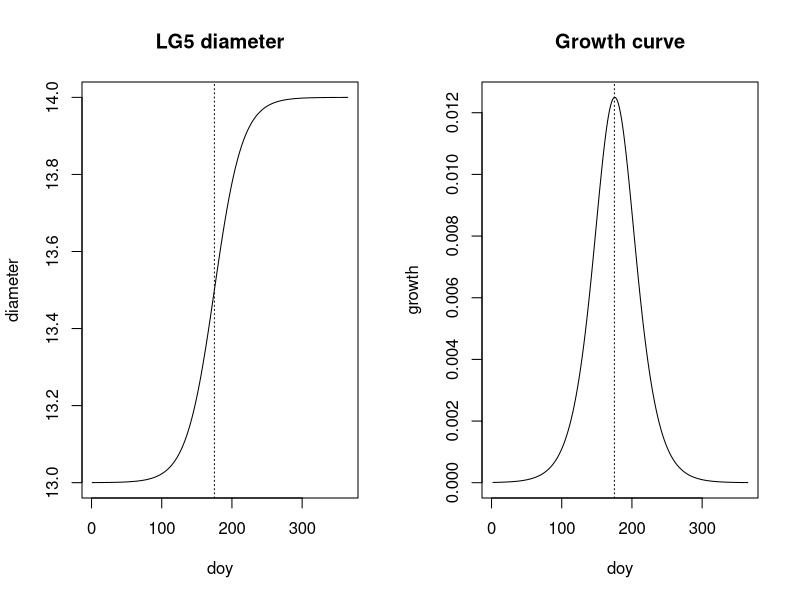
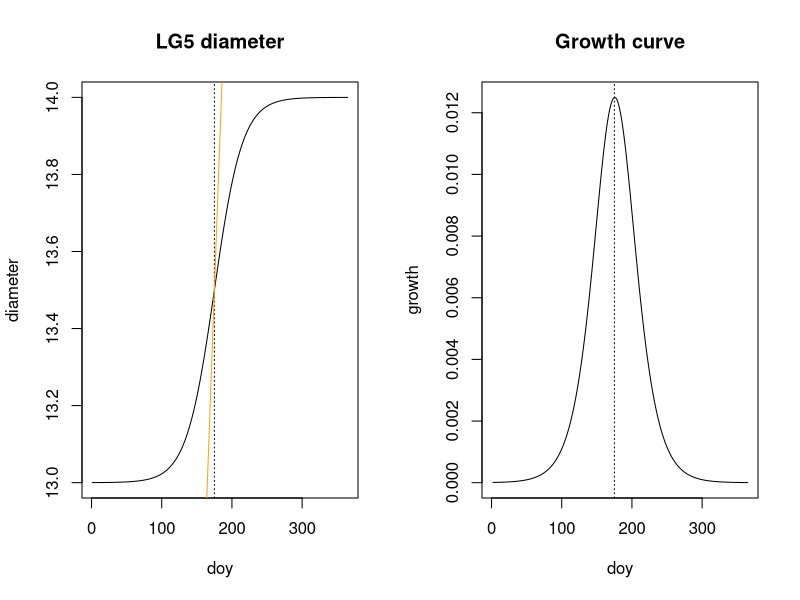
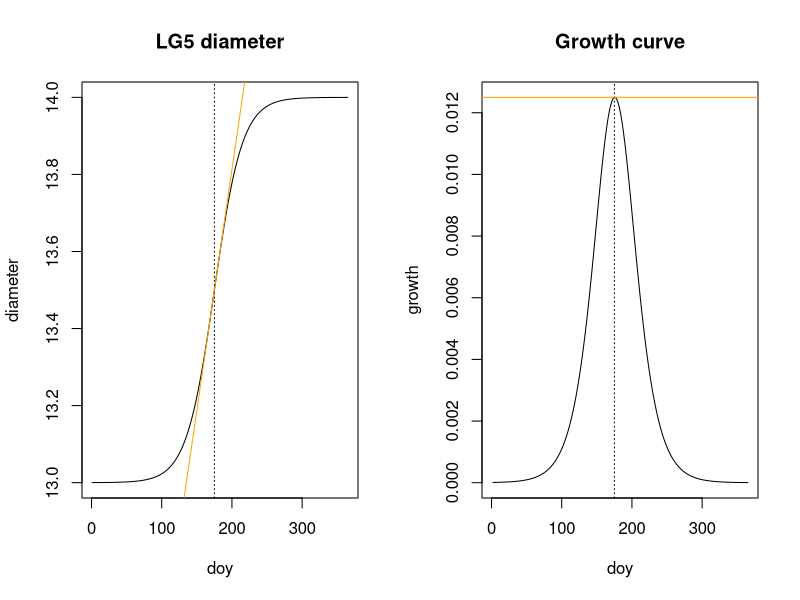

These charts were generated, in order, by the following R code:
## ---- chunk 1
knitr::opts_chunk$set(echo = TRUE, echo = FALSE)
library(tidyverse)
## ---- chunk 2
lg5.pred <- function(params, doy) {
  L <- params[1] # min(dbh, na.rm = T)
  K <- params[2]
  doy.ip <- params[3]
  r <- params[4]
  theta <- params[5]
  dbh <- vector(length = length(doy))
  dbh <- L + ((K - L) / (1 + 1 / theta * exp(-(r * (doy - doy.ip) / theta))^theta))
  return(dbh)
}
## ---- chunk 3
L <- 13
K <- 14
doy.ip <- 175
r <- 0.05
theta <- 1
## ---- chunk 4
params <- c(L, K, doy.ip, r, theta)
dbh_growth_values <- tibble(doy = seq(from = 1, to = 365)) %>%
  mutate(
    diameter = lg5.pred(params, doy),
    growth = diameter - lag(diameter)
  )

par(mfrow=c(1, 2))
plot(dbh_growth_values$doy, dbh_growth_values$diameter, type = "l", 
     main = "LG5 diameter", xlab = "doy", ylab = "diameter")
abline(v = doy.ip, lty = "dotted")
plot(dbh_growth_values$doy, dbh_growth_values$growth, type = "l", 
     main = "Growth curve", xlab = "doy", ylab = "growth")
abline(v = doy.ip, lty = "dotted")
## ---- chunk 5
# Compute diameter at doy.ip, then solve for intercept via y = mx + b 
y <- lg5.pred(params, doy.ip)
intercept <- y - r*doy.ip

par(mfrow=c(1, 2))
plot(dbh_growth_values$doy, dbh_growth_values$diameter, type = "l", 
     main = "LG5 diameter", xlab = "doy", ylab = "diameter")
abline(v = doy.ip, lty = "dotted")
abline(intercept, r, col = "orange")
plot(dbh_growth_values$doy, dbh_growth_values$growth, type = "l", 
     main = "Growth curve", xlab = "doy", ylab = "growth")
abline(v = doy.ip, lty = "dotted")
abline(h = r, col = "orange")
## ---- chunk 6
# Comupte new r, then find intercept
r_new <- ((K-L)/(1 + 1/theta)^2) * (r/theta)
intercept_new <- y - r_new*doy.ip

par(mfrow=c(1, 2))
plot(dbh_growth_values$doy, dbh_growth_values$diameter, type = "l", 
     main = "LG5 diameter", xlab = "doy", ylab = "diameter")
abline(v = doy.ip, lty = "dotted")
abline(intercept_new, r_new, col = "orange")
plot(dbh_growth_values$doy, dbh_growth_values$growth, type = "l", 
     main = "Growth curve", xlab = "doy", ylab = "growth")
abline(v = doy.ip, lty = "dotted")
abline(h = r_new, col = "orange")
